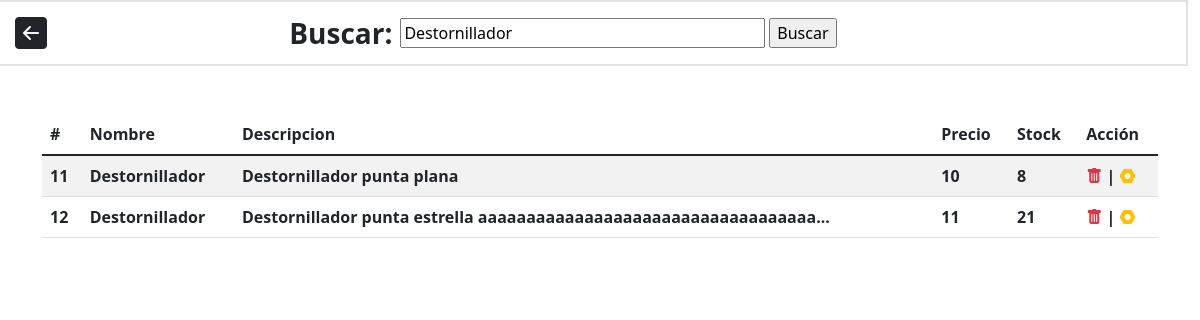
The app's page /proyecto/funciones/items/buscar/buscador.php?busqueda=Destornillador (signed in) with its own data.
### tables this page shows
CREATE TABLE `item` (
  `id_item` int(4) NOT NULL,
  `nombre` varchar(50) NOT NULL,
  `descripcion` varchar(500) NOT NULL,
  `precio` double NOT NULL,
  `stock` int(4) NOT NULL
);

### proyecto/clases/conexion.php (called while the page is built, shortened)
<?php
class Conexion{
    private static $instancia = null;
    public ?PDO $conexion = null;
    private function __construct(){
        $this->conexion = new PDO("mysql:host=localhost;dbname=proyecto", "root", "");
    }
    public static function crearConexion():Conexion|Exception{
        if (self::$instancia==null) {
            try {
                self::$instancia = new Conexion();
            } catch (PDOException $e) {
                return $e;
            }
        }
        return self::$instancia;
    }
    public function hacerConsulta($query, ...$parametros):array{
        $prep = $this->conexion->prepare($query);
        for ($i=1; $i < count($parametros)+1; $i++) {
            $prep->bindValue($i, $parametros[$i-1]);
        }
        $prep->execute();
        $res=[];
        for ($i=0; $i < $prep->rowCount(); $i++) {
            $res[$i]=$prep->fetchObject();
        }
        return $res;
    }
}

### proyecto/clases/item.php (called while the page is built, shortened)
<?php
require_once("conexion.php");
class Item{
    public function getId(){
        return $this->id;
    }
    public static function buscarItem(string $item):array{
        if ($item!=null) {
            $conexion = Conexion::crearConexion();
            $query = "SELECT * FROM `item` WHERE nombre LIKE ?";
            $resultado = $conexion->hacerConsulta($query, $item);
            $items = [];
            foreach ($resultado as $item) {
                $nuevo = new Item($item->id_item, $item->nombre, $item->descripcion, $item->precio, $item->stock);
                array_push($items, $nuevo);
            }
            return $items;
        }
        return [];
    }
}

### proyecto/funciones/items/buscar/buscador.php (the view, shortened to what this page needs)
<?php
require_once("../../../clases/item.php");
?>
<!DOCTYPE html>
<html lang="en">
<head>
    <link href="https://cdn.jsdelivr.net/npm/bootstrap@5.1.3/dist/css/bootstrap.min.css" rel="stylesheet">
    <link rel="stylesheet" href="https://cdn.jsdelivr.net/npm/bootstrap-icons@1.7.1/font/bootstrap-icons.css">
</head>
<body>
    <nav class="row border border-2 w-100">
        <form class="col-1" action="../../atras/atras.php">
            <button class="btn"><i class="bi bi-arrow-left-square-fill fs-2"></i></button>
        </form>
        <div class="col-10 d-flex justify-content-center align-items-center">
            <span class="fs-3 fw-bold me-2">Buscar: </span>
            <form method="GET" class="w-50">
                <input class="w-75" id="input" name="busqueda" type="text" value=<?= $_GET['busqueda']??"" ?>>
                <input id="buscar" type="submit" value="Buscar">
            </form>
        </div>
    </nav>
    <div class="d-flex flex-column align-items-center mt-5">
    <div class="container">
        <table class="table table-striped">
            <thead>
                <tr>
                    <th scope="col">#</th>
                    <th scope="col">Nombre</th>
                    <th scope="col">Descripcion</th>
                    <th scope="col">Precio</th>
                    <th scope="col">Stock</th>
                    <th scope="col">Acción</th>
                </tr>
            </thead>
            <tbody>
        <?php
            if (isset($_GET["busqueda"])) {
                $resultado = Item::buscarItem("%".$_GET["busqueda"]."%");
                listar($resultado);
            }
            else{
                $resultado = Item::buscarItem("%");
                listar($resultado);
            }
            function listar($datos){
                foreach($datos as $item){?>
                    <tr>
                        <th scope="col"><?= $item->getId() ?></th>
                        <th scope="col"><?= $item->nombre ?></th>
                        <th scope="col">
                            <?php echo strlen($item->descripcion)>65 ? substr($item->descripcion,0,65)."..." :  $item->descripcion; ?>
                        </th>
                        <th scope="col"><?= $item->precio ?></th>
                        <th scope="col"><?= $item->stock ?></th>
                        <th scope="col">
                            <a href="../borrar/borrar.php?busqueda=<?= $_GET['busqueda'] ?? '' ?>&&id_borrar=<?= $item->getId() ?>">
                                <i class="bi bi-trash-fill text-danger"></i></a> |
                            <a id="editar" class="text-dark" href="../editar/editar.php?busqueda=<?php
                                echo $_GET['busqueda'] ?? '';
                                echo "&&item=".$item->getId();
                            ?>">
                                <i class="bi bi-nut-fill text-warning"></i></a>
                        </th>
                    </tr>
                    <?php
                }
            }
        ?>
            </tbody>
        </table>
    </div>
    </div>
</body>
</html>

### records on screen
item: id_item "11", nombre "Destornillador", descripcion "Destornillador punta plana", precio "10", stock "8"
item: id_item "12", nombre "Destornillador", descripcion "Destornillador punta estrella aaaaaaaaaaaaaaaaaaaaaaaaaaaaaaaaaaa", precio "11", stock "21"
